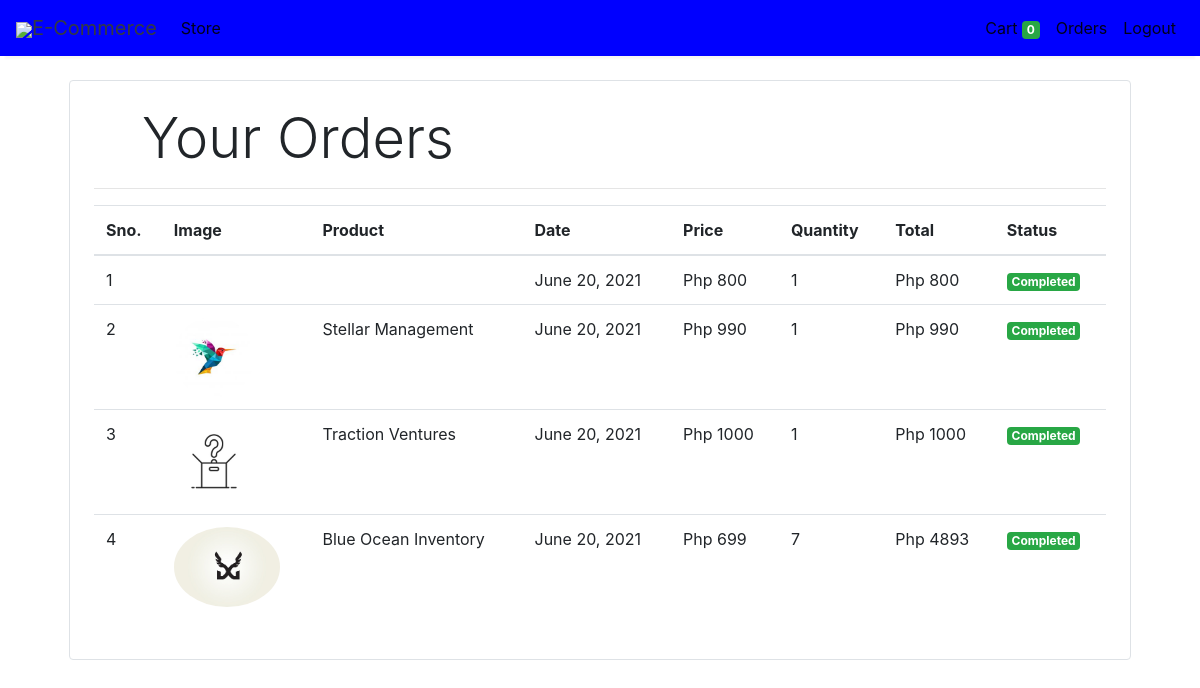
Screenshot of /orders (signed in) with the database file from the repository.
### store/models/orders.py (models this page shows, shortened)
class Order(models.Model):
    product = models.ForeignKey(Products,
                                on_delete=models.CASCADE)
    customer = models.ForeignKey(Customer,
                                 on_delete=models.CASCADE)
    quantity = models.IntegerField(default=1)
    price = models.IntegerField()
    address = models.CharField (max_length=50, default='', blank=True)
    phone = models.CharField (max_length=50, default='', blank=True)
    date = models.DateField (default=datetime.datetime.today)
    status = models.BooleanField (default=False)
    @staticmethod
    def get_orders_by_customer(customer_id):
        return Order.objects.filter(customer=customer_id).order_by('-date')

### store/models/product.py (models this page shows, shortened)
class Products(models.Model):
    name = models.CharField(max_length=60)
    price= models.IntegerField(default=0)
    category= models.ForeignKey(Category,on_delete=models.CASCADE,default=1 )
    description= models.CharField(max_length=250, default='', blank=True, null= True)
    image= models.ImageField(upload_to='uploads/products/')

### store/middlewares/auth.py (the view)
    def middleware(request):
        print(request.session.get('customer'))
        returnUrl = request.META['PATH_INFO']
        print(request.META['PATH_INFO'])
        if not request.session.get('customer'):
           return redirect(f'login?return_url={"/store"}')
        response = get_response(request)
        return response

### store/templatetags/custom_filter.py (called while the page is built)
@register.filter(name='currency')
def currency(number):
    return "Php "+str(number)

@register.filter(name='multiply')
def multiply(number , number1):
    return number * number1

### store/views/orders.py (called while the page is built)
    def get(self , request ):
        customer = request.session.get('customer')
        orders = Order.get_orders_by_customer(customer)
        print(orders)
        return render(request , 'orders.html'  , {'orders' : orders})

### store/templates/orders.html
{% extends 'base.html' %}
{% block content %}
{% load cart %}
{% load custom_filter %}
<div class="container">
   <div class="border rounded p-4 m-4">
        <p class="display-4 pl-4 ml-4">Your Orders</p>
        <hr>
        <table class="table">
            <thead>
                <tr>
                    <th>Sno.</th>
                    <th>Image</th>
                    <th>Product</th>
                    <th>Date</th>
                    <th>Price</th>
                    <th>Quantity</th>
                    <th>Total</th>
                    <th>Status</th>
                </tr>
            </thead>
            <tbody>
                {% for order in orders %}
                <tr>
                    <td>{{forloop.counter}}</td>
                    <td><img style="height: 80px;" class="rounded-circle" src="{{order.product.image.url}}" alt=""></td>
                    <td>{{order.product.name}}</td>
                    <td>{{order.date}}</td>
                    <td>{{order.price|currency}}</td>
                    <td>{{order.quantity}}</td>
                    <td>{{order.quantity|multiply:order.price|currency}}</td>
                    {% if order.status %}
                    <td><small class="badge badge-success">Completed</small></td>
                    {%else%}
                    <td><small class="badge badge-warning">Pending</small></td>
                    {% endif %}
                </tr>
                {% endfor %}
            </tbody>
        </table>
   </div>
</div>
{% endblock %}

### rows the page displays
Order: date "June 20, 2021", price "Php 800", quantity "1", quantity|multiply "Php 800", status "Completed"
Order: product.image (picture), product.name "Stellar Management", date "June 20, 2021", price "Php 990", quantity "1", quantity|multiply "Php 990", status "Completed"
Order: product.image (picture), product.name "Traction Ventures", date "June 20, 2021", price "Php 1000", quantity "1", quantity|multiply "Php 1000", status "Completed"
Order: product.image (picture), product.name "Blue Ocean Inventory", date "June 20, 2021", price "Php 699", quantity "7", quantity|multiply "Php 4893", status "Completed"

### other values shown
{{ request.session.cart.keys|length }} "0"
